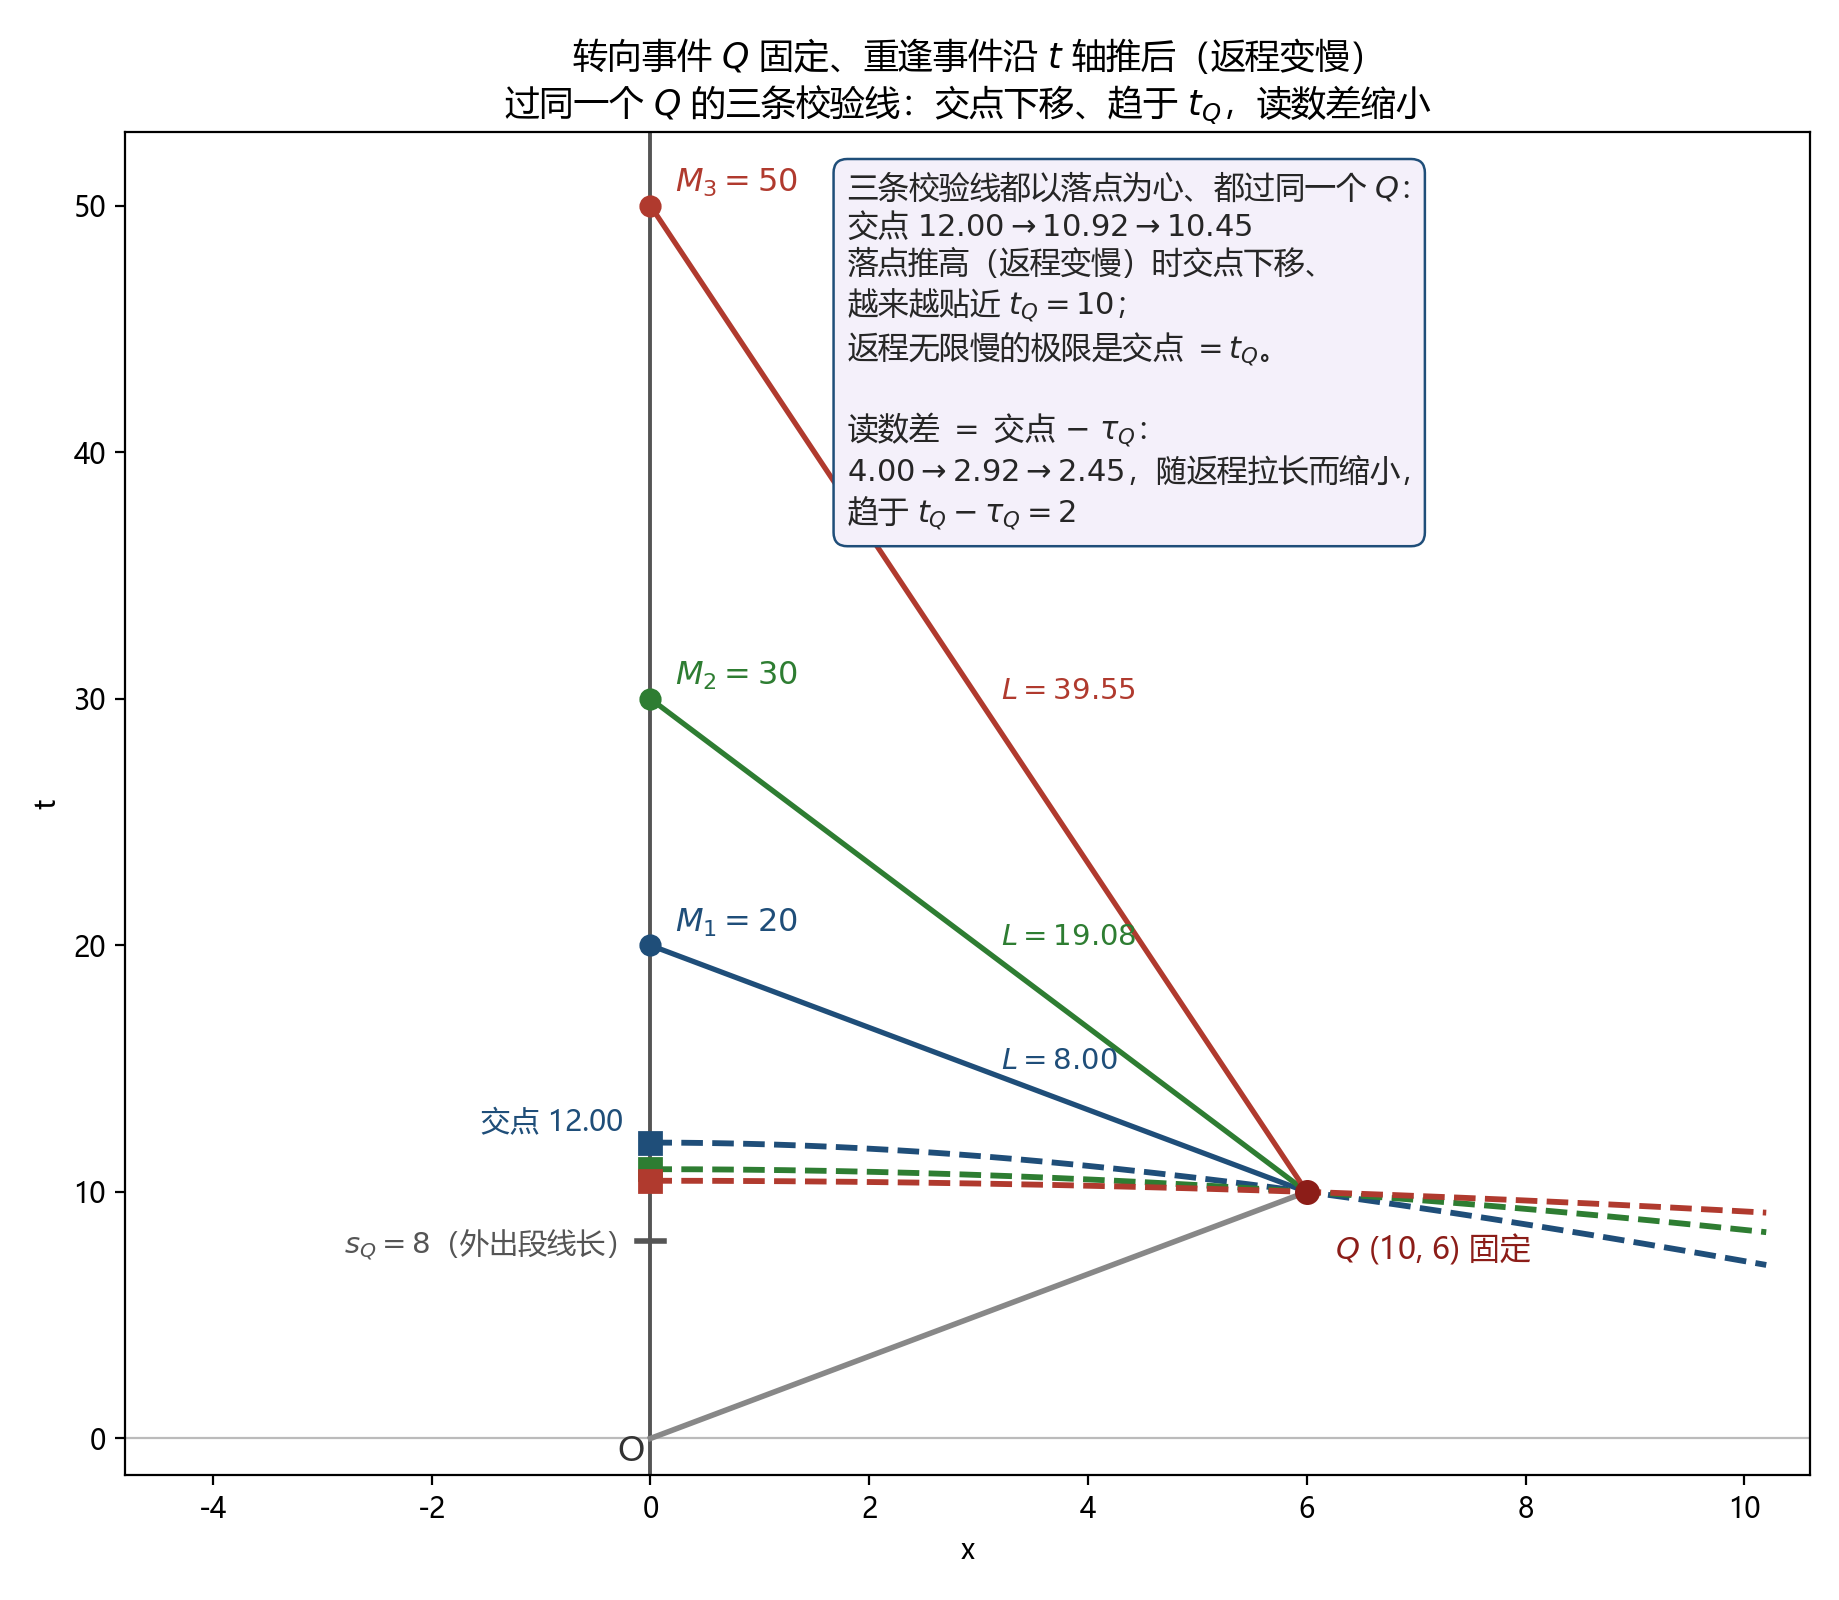

This chart was generated by the following Python code:
# -*- coding: utf-8 -*-
"""
第 14 章配图（方式二）：转向事件 Q 固定，只把重逢事件沿 t 轴推后（返程变慢）。
Q 固定在 (10,6)（t1=10、v=0.6，c=1，tau_Q=8）；
重逢 M=20/30/50，返程速率依次 0.6/0.3/0.15；
返程段读数 L=sqrt((M-tQ)^2-xQ^2)=8.00/19.08/39.55；
以各 M 为心、过同一个 Q 的校验线与 t 轴的交点 = M-L = 12.00/10.92/10.45，
读数差 = 交点 - tau_Q = 4.00/2.92/2.45，随返程拉长而缩小，趋于 t_Q-tau_Q=2。
"""
import numpy as np
import matplotlib
matplotlib.use("Agg")
import matplotlib.pyplot as plt

for f, s in (("font.sans-serif", ["Microsoft YaHei", "SimHei", "DejaVu Sans"]),
             ("axes.unicode_minus", False)):
    plt.rcParams[f] = s

BLUE, RED, GREEN, GREY = "#1f4e79", "#b03a2e", "#2e7d32", "#666666"

xQ, tQ = 6.0, 10.0
tauQ = 8.0   # 外出段 O->Q 的读数（径向直线）

cases = [("M_1", 20.0, BLUE), ("M_2", 30.0, GREEN), ("M_3", 50.0, RED)]

fig, ax = plt.subplots(figsize=(9.2, 8.0))
ax.axhline(0, color="#bbbbbb", lw=0.8)
ax.axvline(0, color="#555555", lw=1.4)

# 外出段 O -> Q
ax.plot([0, xQ], [0, tQ], color="#888888", lw=2.0)
ax.plot(xQ, tQ, "o", color="#8c1d18", ms=8, zorder=6)
ax.annotate("$Q$ (10, 6) 固定", (xQ, tQ), textcoords="offset points",
            xytext=(10, -24), color="#8c1d18", fontsize=11)

# tau_Q 的刻度（外出段读数）
ax.plot([-0.12, 0.12], [tauQ, tauQ], color="#555555", lw=2.0)
ax.annotate(rf"$s_Q={tauQ:.0f}$（外出段线长）", (0, tauQ),
            textcoords="offset points", xytext=(-12, -4), ha="right",
            color="#555555", fontsize=10.5)

for name, tM, col in cases:
    L = np.sqrt((tM - tQ) ** 2 - xQ ** 2)     # 返程段 Q->M 的读数
    cut = tM - L                               # 校验线（以 M 为心、过 Q）与 t 轴的交点
    ax.plot([xQ, 0], [tQ, tM], color=col, lw=1.9)               # 返程惯性段
    ax.plot(0, tM, "o", color=col, ms=7, zorder=6)
    x = np.linspace(0, 10.2, 300)                               # 校验线（下支）
    ax.plot(x, tM - np.sqrt(L ** 2 + x ** 2), color=col, lw=2.1, ls="--")
    ax.plot(0, cut, "s", color=col, ms=8, zorder=6)             # 交点
    ax.annotate(rf"${name}={tM:.0f}$", (0, tM), textcoords="offset points",
                xytext=(9, 5), color=col, fontsize=11.5)
    ax.annotate(rf"$L={L:.2f}$", (xQ / 2, (tQ + tM) / 2),
                textcoords="offset points", xytext=(8, 0), color=col, fontsize=10.5)

ax.annotate("交点 12.00", (0, 12.0), textcoords="offset points",
            xytext=(-10, 4), ha="right", color=BLUE, fontsize=10.5)
ax.annotate("O", (0, 0), textcoords="offset points", xytext=(-12, -8),
            color="#333333", fontsize=12)

ax.text(1.8, 51.4,
        "三条校验线都以落点为心、都过同一个 $Q$：\n"
        "交点 $12.00\\to10.92\\to10.45$\n"
        "落点推高（返程变慢）时交点下移、\n越来越贴近 $t_Q=10$；\n"
        "返程无限慢的极限是交点 $=t_Q$。\n\n"
        "读数差 $=$ 交点 $-\\ \\tau_Q$：\n"
        "$4.00\\to2.92\\to2.45$，随返程拉长而缩小，\n趋于 $t_Q-\\tau_Q=2$",
        fontsize=11, color="0.15", va="top",
        bbox=dict(boxstyle="round,pad=0.45", fc="#f4f0fa", ec=BLUE, lw=0.9))

ax.set_xlim(-4.8, 10.6)
ax.set_ylim(-1.5, 53)
ax.set_xlabel("x")
ax.set_ylabel("t")
ax.set_title("转向事件 $Q$ 固定、重逢事件沿 $t$ 轴推后（返程变慢）\n"
             "过同一个 $Q$ 的三条校验线：交点下移、趋于 $t_Q$，读数差缩小",
             fontsize=12.5)
fig.tight_layout()
fig.savefig("twins-asym-fixq.png", dpi=200, facecolor="white")
for name, tM, col in cases:
    L = np.sqrt((tM - tQ) ** 2 - xQ ** 2)
    print(f"{name}={tM:.0f}  L={L:.2f}  交点={tM-L:.2f}  差={tM-L-tauQ:.2f}")
print("saved")
